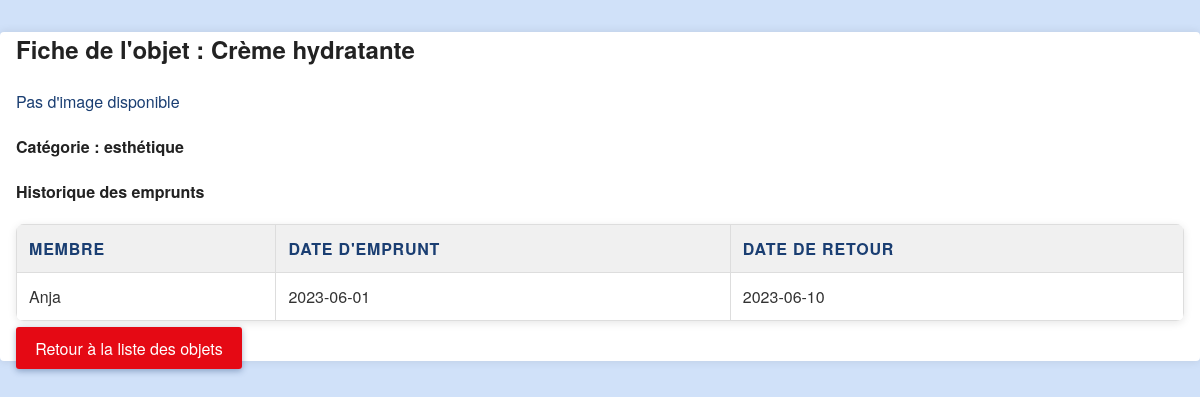
Page /ListeObjet/fiche_objet.php?id_objet=1 (signed in) on the committed database.
### tables this page shows
CREATE TABLE objet (
  id_objet INT PRIMARY KEY AUTO_INCREMENT,
  nom_objet VARCHAR(100) NOT NULL,
  id_categorie INT NOT NULL,
  id_membre INT NOT NULL,
  FOREIGN KEY (id_categorie) REFERENCES categorie_objet(id_categorie),
  FOREIGN KEY (id_membre) REFERENCES membre(id_membre)
);

CREATE TABLE categorie_objet (
  id_categorie INT PRIMARY KEY AUTO_INCREMENT,
  nom_categorie VARCHAR(100) NOT NULL
);

CREATE TABLE emprunt (
  id_emprunt INT PRIMARY KEY AUTO_INCREMENT,
  id_objet INT NOT NULL,
  id_membre INT NOT NULL,
  date_emprunt DATE NOT NULL,
  date_retour DATE,
  FOREIGN KEY (id_objet) REFERENCES objet(id_objet),
  FOREIGN KEY (id_membre) REFERENCES membre(id_membre)
);

CREATE TABLE membre (
  id_membre INT PRIMARY KEY AUTO_INCREMENT,
  nom VARCHAR(100) NOT NULL,
  date_naissance DATE NOT NULL,
  genre ENUM('M', 'F', 'Autre') NOT NULL,
  email VARCHAR(100) NOT NULL,
  ville VARCHAR(100),
  mdp VARCHAR(255) NOT NULL,
  image_profil VARCHAR(255)
);

### inc/fonctions/fonctions.php (called while the page is built, shortened)
<?php
function getDbConnection() {
    $servername = "localhost";
    $username = "root";
    $password = "";
    $dbname = "emprunt";
    $conn = new mysqli($servername, $username, $password, $dbname);
    return $conn;
}
function getObjetDetails($id_objet) {
    $conn = getDbConnection();
    $id_objet = (int)$id_objet;
    $sql = "SELECT o.id_objet, o.nom_objet, o.image_objet, o.id_categorie, c.nom_categorie
            FROM objet o
            LEFT JOIN categorie_objet c ON o.id_categorie = c.id_categorie
            WHERE o.id_objet = $id_objet";
    $result = $conn->query($sql);
    $objet = null;
    if ($result) {
        $objet = $result->fetch_assoc();
    }
    return $objet;
}
function getHistoriqueEmprunts($id_objet) {
    $conn = getDbConnection();
    $id_objet = (int)$id_objet;
    $sql = "SELECT e.id_emprunt, e.date_emprunt, e.date_retour, m.nom AS nom_membre
            FROM emprunt e
            LEFT JOIN membre m ON e.id_membre = m.id_membre
            WHERE e.id_objet = $id_objet
            ORDER BY e.date_emprunt DESC";
    $result = $conn->query($sql);
    $historique = [];
    if ($result) {
        while ($row = $result->fetch_assoc()) {
            $historique[] = $row;
        }
    }
    return $historique;
}
?>

### ListeObjet/fiche_objet.php (the view, shortened to what this page needs)
<?php
require_once __DIR__ . '/../inc/fonctions/fonctions.php';
$id_objet = $_GET['id_objet'] ?? null;
$objet = getObjetDetails($id_objet);
$historique = getHistoriqueEmprunts($id_objet);
?>
<!DOCTYPE html>
<html lang="fr">
<head>
    <link rel="stylesheet" href="../CSS/Style.css" />
</head>
<body>
    <div class="container mt-5">
        <h2>Fiche de l'objet : <?= htmlspecialchars($objet['nom_objet']) ?></h2>
        <div class="mb-4">
            <?php if (!empty($objet['image_objet']) && file_exists(__DIR__ . '/../assets/' . $objet['image_objet'])): ?>
                <img src="../assets/<?= htmlspecialchars($objet['image_objet']) ?>" alt="<?= htmlspecialchars($objet['nom_objet']) ?>" style="max-width: 300px; max-height: 300px; object-fit: cover; border-radius: 8px;">
            <?php else: ?>
                <p>Pas d'image disponible</p>
            <?php endif; ?>
        </div>
        <div class="mb-4">
            <h4>Catégorie : <?= htmlspecialchars($objet['nom_categorie']) ?></h4>
        </div>
        <div class="mb-4">
            <h4>Historique des emprunts</h4>
            <?php if (count($historique) > 0): ?>
                <table class="table">
                    <thead>
                        <tr>
                            <th>Membre</th>
                            <th>Date d'emprunt</th>
                            <th>Date de retour</th>
                        </tr>
                    </thead>
                    <tbody>
                        <?php foreach ($historique as $emprunt): ?>
                            <tr>
                                <td><?= htmlspecialchars($emprunt['nom_membre']) ?></td>
                                <td><?= htmlspecialchars($emprunt['date_emprunt']) ?></td>
                                <td><?= htmlspecialchars($emprunt['date_retour'] ?? 'N/A') ?></td>
                            </tr>
                        <?php endforeach; ?>
                    </tbody>
                </table>
            <?php else: ?>
                <p>Aucun emprunt enregistré pour cet objet.</p>
            <?php endif; ?>
        </div>
        <p><a href="listeobj.php" class="btn btn-primary">Retour à la liste des objets</a></p>
    </div>
</body>
</html>

### CSS/Style.css (style rules this page uses)
body { font-family: 'Helvetica Neue', Helvetica, Arial, sans-serif; background-color: #d0e1f9; color: #333; margin: 0; padding: 0; }
.container { max-width: 1200px; margin: 2rem auto; padding: 2rem 2rem 3rem 2rem; background-color: #f9fbfd; box-shadow: 0 4px 12px rgba(0,0,0,0.15); border-radius: 8px; }
h2 { color: #1a3e72; margin-bottom: 1.5rem; }
table { width: 100%; border-collapse: separate; border-spacing: 0 8px; margin-bottom: 1.5rem; box-shadow: 0 2px 8px rgba(0,0,0,0.1); border-radius: 8px; overflow: hidden; }
table th, table td { border: none; padding: 1rem 1.5rem; background-color: #ffffff; vertical-align: middle; }
table th { background-color: #c5d9f1; color: #1a3e72; font-weight: 700; text-transform: uppercase; letter-spacing: 0.05em; }
button, .btn { background-color: #1a3e72; border: none; color: white; padding: 0.7rem 1.4rem; font-size: 1rem; border-radius: 6px; cursor: pointer; transition: background-color 0.3s ease; box-shadow: 0 2px 6px rgba(26, 62, 114, 0.4); }
p { line-height: 1.6; color: #1a3e72; }
a { color: #007bff; text-decoration: none; }
.container { max-width: 1200px; margin: 2rem auto; padding: 0 1rem; background-color: #fff; box-shadow: 0 0 10px rgba(0,0,0,0.1); border-radius: 4px; }
h1, h2, h3, h4, h5, h6 { font-weight: 700; color: #222; }
button, .btn { background-color: #e50914; border: none; color: white; padding: 0.6rem 1.2rem; font-size: 1rem; border-radius: 3px; cursor: pointer; transition: background-color 0.3s ease; }
table { width: 100%; border-collapse: collapse; margin-bottom: 1rem; }
table th, table td { border: 1px solid #ddd; padding: 0.75rem; text-align: left; }
table th { background-color: #f0f0f0; font-weight: 700; }
p { line-height: 1.5; }

### rows in the picture
objet: nom_objet "Crème hydratante", id_categorie.nom_categorie "esthétique"
emprunt: id_membre.nom "Anja", date_emprunt "2023-06-01", date_retour "2023-06-10"
